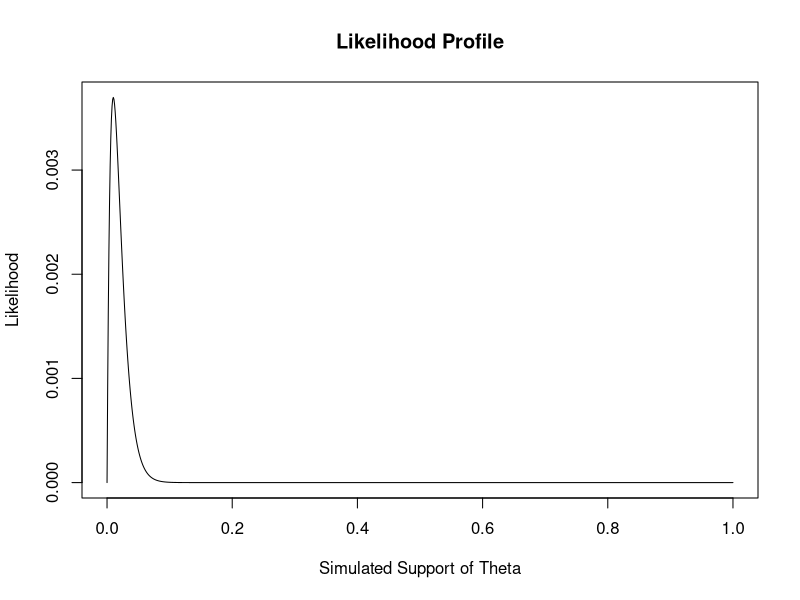
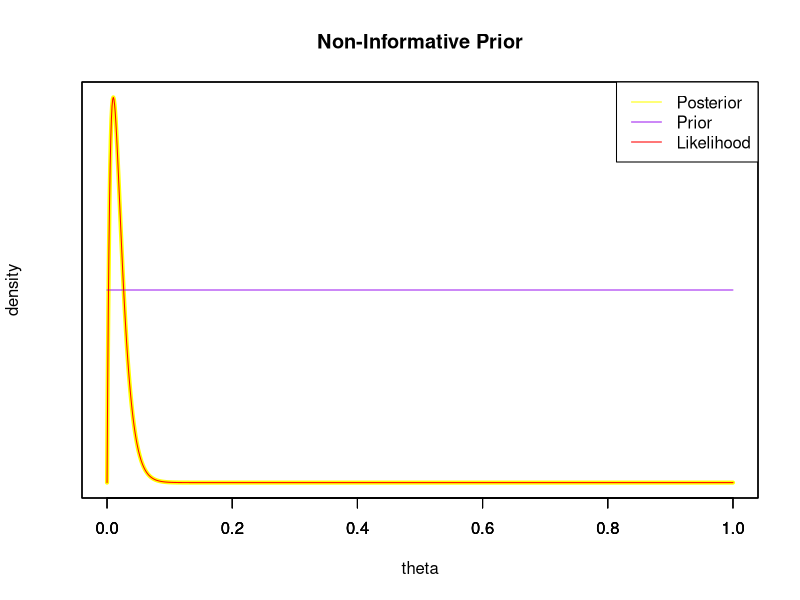
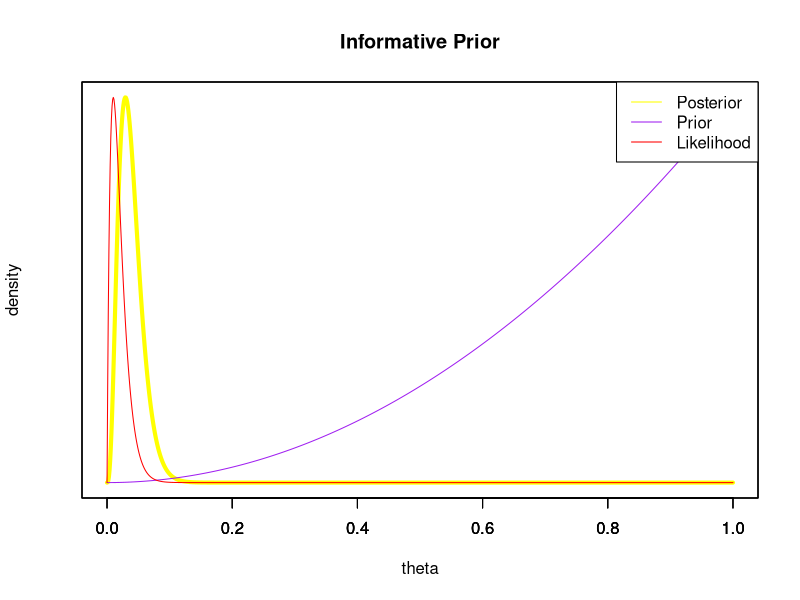

Recreate these plots in R, in order.
## ---- chunk 1
# set a seed
set.seed(123)
# create the observed data
obs.data <- rbinom(n = 100, size = 1, prob = 0.01)
# inspect the observed data
head(obs.data)
tail(obs.data)
length(obs.data)
## ---- chunk 2
### Bernoulli LH Function ###
# Input: obs.data, theta
# Output: bernoulli likelihood
LH.func = function(obs.data,theta){
  x = sum(obs.data)
  N = length(obs.data)
  LH = (theta^x)*(1-theta)^{N-x}
  return(LH)
}


### Plot LH for a grid of theta values ###
# Create the grid #
theta.sim = seq(0,1,length.out=1000)
# Store the LH values
LH.sim = LH.func(obs.data,theta.sim)
# Create the Plot
plot(x=theta.sim,y=LH.sim,type='l',main='Likelihood Profile',xlab="Simulated Support of Theta",ylab='Likelihood')
## ---- chunk 3
#Function for posterior parameters 
PostPram.func = function(a,b,obs.data){
  x = sum(obs.data)
  N = length(obs.data)
  Post.a = x + a
  Post.b = N - x + b
  ret = list("a" = Post.a, "b" = Post.b)
  return(ret)
}

##Generate and Print Posterior Parameters
#Case 1: non-informative prior 
Pram.NonInf = PostPram.func(1,1,obs.data)
Pram.NonInf
## ---- chunk 4
#Case 2: informative prior 
Pram.Info = PostPram.func(3,1,obs.data)
Pram.Info
## ---- chunk 5
#create support
p = seq(0,1, length=1000)

##plot Non-Informative Prior and Posterior along with likelihood
#plot posterior
plot(p, dbeta(p, Pram.NonInf$a,Pram.NonInf$b),lwd=4, ylab='density', type ='l', col='yellow', main = "Non-Informative Prior", xlab = "theta", yaxt='n')
par(new=TRUE)
#plot prior
plot(p, dbeta(p, 1, 1), col='purple', type = 'l',ylab = "",yaxt='n',xlab="") 
par(new=TRUE)
#plot likelihood
plot(p, LH.sim, col='red', type = 'l', ylab = "",yaxt='n',xlab="") 


#add legend
legend("topright", c( "Posterior","Prior",'Likelihood'),lty=c(1,1,1),col=c("yellow","purple","red"))

## ---- chunk 6
#create support
p = seq(0,1, length=1000)

#plot Informative Prior and Posterior along with likelihood
plot(p, dbeta(p, Pram.Info$a,Pram.Info$b),lwd=4, ylab='density', type ='l', col='yellow', main = "Informative Prior", xlab = "theta", yaxt='n')
par(new=TRUE)
#plot prior
plot(p, dbeta(p, 3, 1), col='purple', type = 'l',ylab = "",yaxt='n',xlab="") 
par(new=TRUE)
#plot likelihood
plot(p, LH.sim, col='red', type = 'l', ylab = "",yaxt='n',xlab="") 


#add legend
legend("topright", c( "Posterior","Prior",'Likelihood'),lty=c(1,1,1),col=c("yellow","purple","red"))
